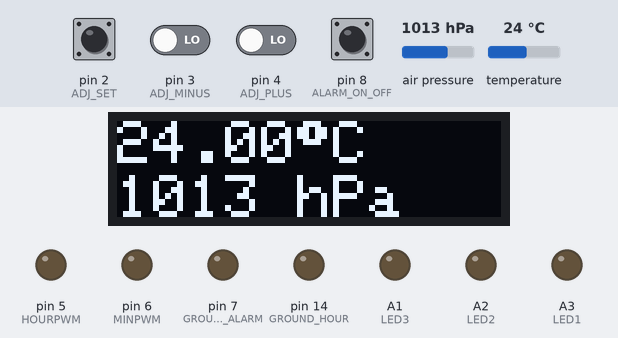
The sketch below on a simulated Arduino Uno, built with avr-gcc and run on an emulated ATmega328P. On the bench: 128×32 one-colour display, output pins drawn as LEDs (lit = HIGH). Dashed ring = blinking. The inputs (shaded band) are chosen by the test bench; at power-on: pin 8 (ALARM_ON_OFF) HIGH, pin 2 (ADJ_SET), pin 3 (ADJ_MINUS), pin 4 (ADJ_PLUS) LOW, air pressure 1013 hPa, temperature 24 °C. The local clock reads 2024-03-15 10:24:30 at power-on unless the sketch sets it; what the sketch prints to the serial monitor is not drawn.

Above: at 1.6 s.
1.7 s: pin 2 (ADJ_SET) pulled HIGH for 3.2 s
At 5.8 s:
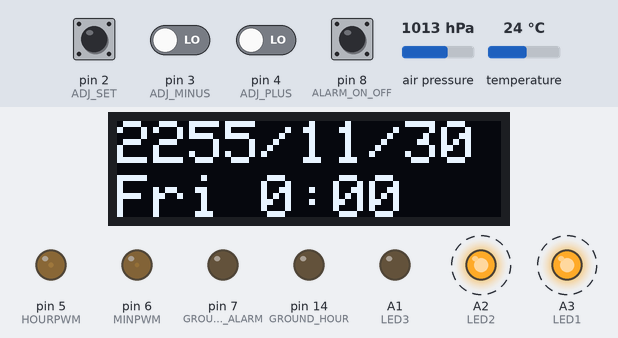
6.4 s: pin 8 (ALARM_ON_OFF) pulled LOW for 0.5 s
At 10.3 s:
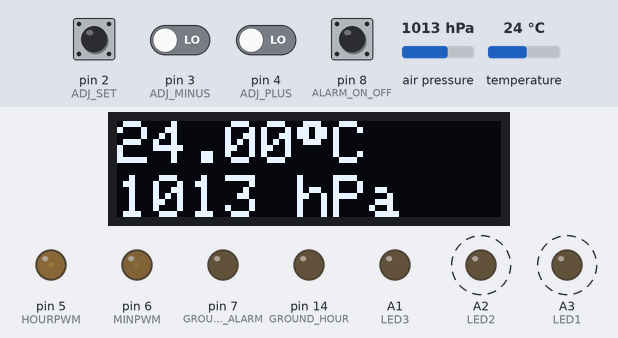
10.7 s: pin 2 (ADJ_SET) pulled HIGH for 0.5 s
At 11.8 s:
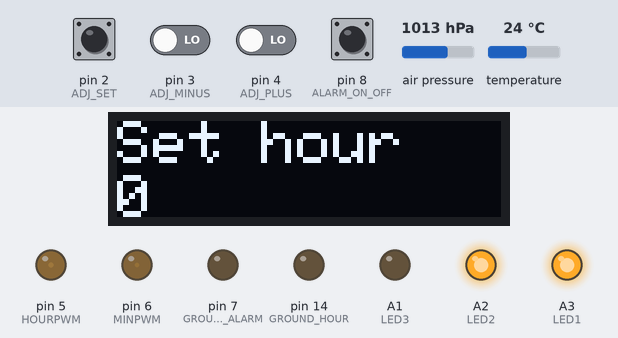
12.7 s: pin 3 (ADJ_MINUS) driven HIGH
At 13.14 s:
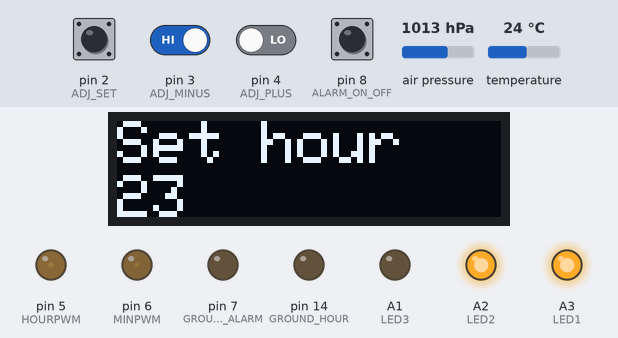
14.4 s: pin 4 (ADJ_PLUS) driven HIGH
At 16.1 s:
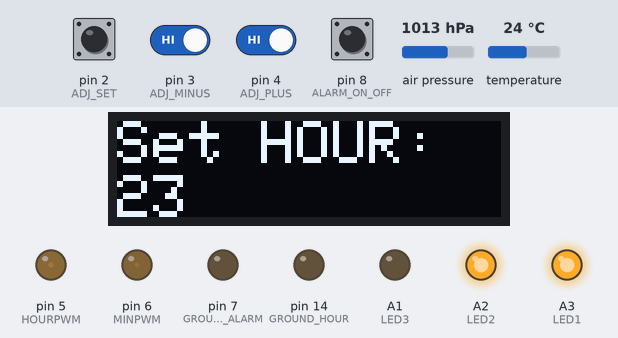
17.0 s: pin 3 (ADJ_MINUS) driven LOW
At 17.18 s:
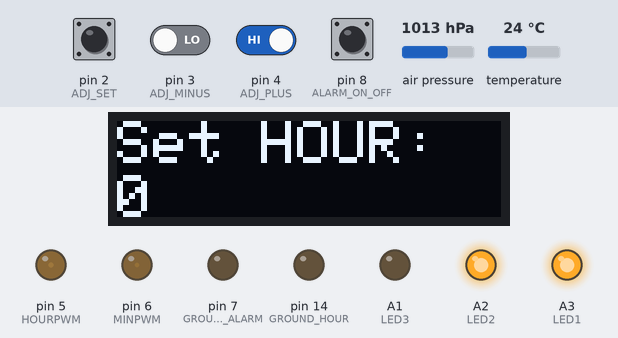
Timing chart, 0 to 20.0 s (numbered marks = the images above; inputs shaded):
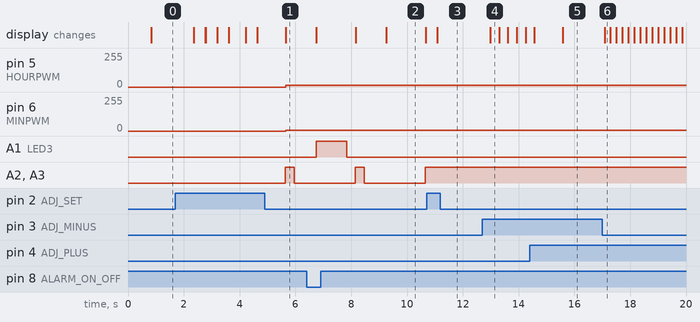

Measured:
- after the input at 1.7 s, pin 5 (HOURPWM): 0/255 → 13/255 after 4.0 s; pin 6 (MINPWM): 0/255 → 4/255 after 4.0 s; the display: first changes after 0.65 s (image 1 shows a later state)
- after the input at 6.4 s, A1 (LED3): LOW → HIGH after 0.35 s, → LOW 1.1 s later
- after the input at 10.7 s, A2 (LED2), A3 (LED1): stays HIGH (without the input it goes to LOW after 0.27 s); the display: changes after 0.39 s (image 3)
- after the input at 12.7 s, the display: changes after 0.28 s (image 4)
- after the input at 14.4 s, the display: first changes after 0.16 s (image 5 shows a later state)
- after the input at 17.0 s, the display: changes after 0.08 s (image 6)
- what the display in image 2 shows lasts 1.4 s, from 9.3 s to 10.7 s

The sketch:

PanelMeterClock_v1.1.ino
```cpp
/*


   Clock Display for PSC Lab in Military University of Technology


  @by Jakub Kołodziej


 */

#include <Wire.h>
#include <RTClib.h>
#include <Adafruit_SSD1306.h>
#include <OneWire.h>
#include <DallasTemperature.h>
#include <Adafruit_BMP085.h>
#include <EEPROM.h>

#define SCREEN_WIDTH 128 // OLED display width, in pixels
#define SCREEN_HEIGHT 32 // OLED display height, in pixels

#define OLED_RESET     -1 // Reset pin # (or -1 if sharing Arduino reset pin)
#define SCREEN_ADDRESS 0x3C ///< See datasheet for Address; 0x3D for 128x64, 0x3C for 128x32
Adafruit_SSD1306 display(SCREEN_WIDTH, SCREEN_HEIGHT, &Wire, OLED_RESET);

RTC_DS1307 rtc;

//define mbp180
Adafruit_BMP085 bmp;

/*************************DS18B20 temperature settings****************************/
// Data wire is plugged into pin 2 on the Arduino
#define ONE_WIRE_BUS 9
/********************************************************************/
// Setup a oneWire instance to communicate with any OneWire devices
// (not just Maxim/Dallas temperature ICs)
OneWire oneWire(ONE_WIRE_BUS);
/********************************************************************/
// Pass our oneWire reference to Dallas Temperature.
DallasTemperature sensors(&oneWire);
/********************************************************************/

// define pins usage
#define HOURPWM 5    //hour pwm out
#define MINPWM  6    //minutes pwm out

#define ADJ_SET 2    // Button SET MENU
#define ADJ_MINUS 3  // Button -
#define ADJ_PLUS  4  // Button +

#define ALARM_ON_OFF 8 //pin to set on/off of the alarm

// // buzzer pin
// #define BUZZER 10

// leds pins
#define LED1 A3
#define LED2 A2
#define LED3 A1

//pin to set ground to the analog hour display
#define GROUND_HOUR 14

//pin to set ground to the alarm pin
#define GROUND_ALARM 7

//other variables
unsigned long previousMillis = 0;
const long interval = 2000;

uint8_t alarmHours = 0, alarmMinutes = 0;  // Holds the current alarm time

//variables for setting the rtc data
int hourupg;
int minupg;
int yearupg;
int monthupg;
int dayupg;
int menu = 0;

//char days of the week
char daysOfTheWeek[7][12] = {"Sun", "Mon", "Tue", "Wed", "Thu", "Fri", "Sat"};

DateTime theTime; 			// Current clock time

// PWM values for hours 0 to 12

byte hPwm[] = {
	13, 33, 51, 70, 89, 108, 126, 145, 164, 183, 203, 222, 241
};

// PWM values for Minuets 0 to 59

byte mPwm[] = {
	  4,   7,  11,  15,  20,  23,  28,  31,  35,  39,
	 42,  47,  51,  54,  58,  62,  66,  70,  74,  78,
	 82,  86,  90,  94,  97, 101, 105, 109, 113, 117,
	120, 124, 128, 132, 137, 141, 145, 149, 154, 158,
	161, 165, 169, 173, 177, 181, 185, 189, 193, 197,
	201, 205, 209, 213, 217, 221, 225, 229, 233, 237
};


//notes for alarm song

#define NOTE_B0  31
#define NOTE_C1  33
#define NOTE_CS1 35
#define NOTE_D1  37
#define NOTE_DS1 39
#define NOTE_E1  41
#define NOTE_F1  44
#define NOTE_FS1 46
#define NOTE_G1  49
#define NOTE_GS1 52
#define NOTE_A1  55
#define NOTE_AS1 58
#define NOTE_B1  62
#define NOTE_C2  65
#define NOTE_CS2 69
#define NOTE_D2  73
#define NOTE_DS2 78
#define NOTE_E2  82
#define NOTE_F2  87
#define NOTE_FS2 93
#define NOTE_G2  98
#define NOTE_GS2 104
#define NOTE_A2  110
#define NOTE_AS2 117
#define NOTE_B2  123
#define NOTE_C3  131
#define NOTE_CS3 139
#define NOTE_D3  147
#define NOTE_DS3 156
#define NOTE_E3  165
#define NOTE_F3  175
#define NOTE_FS3 185
#define NOTE_G3  196
#define NOTE_GS3 208
#define NOTE_A3  220
#define NOTE_AS3 233
#define NOTE_B3  247
#define NOTE_C4  262
#define NOTE_CS4 277
#define NOTE_D4  294
#define NOTE_DS4 311
#define NOTE_E4  330
#define NOTE_F4  349
#define NOTE_FS4 370
#define NOTE_G4  392
#define NOTE_GS4 415
#define NOTE_A4  440
#define NOTE_AS4 466
#define NOTE_B4  494
#define NOTE_C5  523
#define NOTE_CS5 554
#define NOTE_D5  587
#define NOTE_DS5 622
#define NOTE_E5  659
#define NOTE_F5  698
#define NOTE_FS5 740
#define NOTE_G5  784
#define NOTE_GS5 831
#define NOTE_A5  880
#define NOTE_AS5 932
#define NOTE_B5  988
#define NOTE_C6  1047
#define NOTE_CS6 1109
#define NOTE_D6  1175
#define NOTE_DS6 1245
#define NOTE_E6  1319
#define NOTE_F6  1397
#define NOTE_FS6 1480
#define NOTE_G6  1568
#define NOTE_GS6 1661
#define NOTE_A6  1760
#define NOTE_AS6 1865
#define NOTE_B6  1976
#define NOTE_C7  2093
#define NOTE_CS7 2217
#define NOTE_D7  2349
#define NOTE_DS7 2489
#define NOTE_E7  2637
#define NOTE_F7  2794
#define NOTE_FS7 2960
#define NOTE_G7  3136
#define NOTE_GS7 3322
#define NOTE_A7  3520
#define NOTE_AS7 3729
#define NOTE_B7  3951
#define NOTE_C8  4186
#define NOTE_CS8 4435
#define NOTE_D8  4699
#define NOTE_DS8 4978
#define REST      0


// change this to make the song slower or faster
int tempo = 76;

// change this to whichever pin you want to use
int buzzer = 10;

// notes of the moledy followed by the duration.
// a 4 means a quarter note, 8 an eighteenth , 16 sixteenth, so on
// !!negative numbers are used to represent dotted notes,
// so -4 means a dotted quarter note, that is, a quarter plus an eighteenth!!
int melody[] = {

  // Wiegenlied (Brahms' Lullaby)
  // Score available at https://www.flutetunes.com/tunes.php?id=54

  NOTE_G4, 4, NOTE_G4, 4, //1
  NOTE_AS4, -4, NOTE_G4, 8, NOTE_G4, 4,
  NOTE_AS4, 4, REST, 4, NOTE_G4, 8, NOTE_AS4, 8,
  NOTE_DS5, 4, NOTE_D5, -4, NOTE_C5, 8,
  NOTE_C5, 4, NOTE_AS4, 4, NOTE_F4, 8, NOTE_G4, 8,
  NOTE_GS4, 4, NOTE_F4, 4, NOTE_F4, 8, NOTE_G4, 8,
  NOTE_GS4, 4, REST, 4, NOTE_F4, 8, NOTE_GS4, 8,
  NOTE_D5, 8, NOTE_C5, 8, NOTE_AS4, 4, NOTE_D5, 4,

  NOTE_DS5, 4, REST, 4, NOTE_DS4, 8, NOTE_DS4, 8, //8
  NOTE_DS5, 2, NOTE_C5, 8, NOTE_GS4, 8,
  NOTE_AS4, 2, NOTE_G4, 8, NOTE_DS4, 8,
  NOTE_GS4, 4, NOTE_AS4, 4, NOTE_C5, 4,
  NOTE_AS4, 2, NOTE_DS4, 8, NOTE_DS4, 8,
  NOTE_DS5, 2, NOTE_C5, 8, NOTE_GS4, 8,
  NOTE_AS4, 2, NOTE_G4, 8, NOTE_DS4, 8,
  NOTE_AS4, 4, NOTE_G4, 4, NOTE_DS4, 4,
  NOTE_DS4, 2

};

// sizeof gives the number of bytes, each int valsmaue is composed of two bytes (16 bits)
// there are two values per note (pitch and duration), so for each note there are four bytes
int notes = sizeof(melody) / sizeof(melody[0]) / 2;

// this calculates the duration of a whole note in ms
int wholenote = (60000 * 4) / tempo;

int divider = 0, noteDuration = 0;


void setup() {
	//Serial for debugging
	Serial.begin(9600);
		// start clock
	Wire.begin();
	rtc.begin();

  if (! rtc.begin()) {
    Serial.println("Couldn't find RTC");
    Serial.flush();
    while (1) delay(10);
  }

if (! rtc.isrunning()) {
    Serial.println("RTC is NOT running, let's set the time!");
    // When time needs to be set on a new device, or after a power loss, the
    // following line sets the RTC to the date & time this sketch was compiled
    rtc.adjust(DateTime(F(__DATE__), F(__TIME__)));
    // This line sets the RTC with an explicit date & time, for example to set
    // January 21, 2014 at 3am you would call:
    // rtc.adjust(DateTime(2014, 1, 21, 3, 0, 0));
  }

	pinMode(HOURPWM, OUTPUT);			// hour pwm pin
	pinMode(MINPWM, OUTPUT);			// minute pwm pin

	pinMode(ADJ_SET, INPUT);
	pinMode(ADJ_MINUS, INPUT);
  pinMode(ADJ_PLUS, INPUT);
  pinMode(ALARM_ON_OFF, INPUT_PULLUP);

  pinMode(GROUND_HOUR, OUTPUT);
  pinMode(GROUND_ALARM, OUTPUT);

  pinMode(LED1, OUTPUT);
  pinMode(LED2, OUTPUT);
  pinMode(LED3, OUTPUT);


  pinMode(buzzer, OUTPUT);


//set the ground to the pin of the analog hour display
  digitalWrite(GROUND_HOUR, LOW);

//set the ground to the pin of the alarm
  digitalWrite(GROUND_ALARM, LOW);

  // SSD1306_SWITCHCAPVCC = generate display voltage from 3.3V internally
  if(!display.begin(SSD1306_SWITCHCAPVCC, SCREEN_ADDRESS)) {
    Serial.println(F("SSD1306 allocation failed"));
    for(;;); // Don't proceed, loop forever
  }

  // Show initial display buffer contents on the screen --
  // the library initializes this with an Adafruit splash screen.

  // Clear the buffer
  display.clearDisplay();
  display.setTextSize(2);
  display.setTextColor(WHITE);

 // Start up the library of temperature sensor
 sensors.begin();


//interrupt
attachInterrupt(digitalPinToInterrupt(2), read_adj_set, FALLING);

bmp.begin();


  //update alarm sets from eeprom

    alarmHours = EEPROM.read(1);
    alarmMinutes = EEPROM.read(16);


}
void loop() {


if(digitalRead(ADJ_MINUS)== HIGH && digitalRead(ADJ_PLUS)== HIGH)
  {
    display.setCursor(0, 0);
    display.print("SET ALARM");
    display.display();      // Show initial text
    delay(1000);
    display.clearDisplay();

    DisplaySetHourAll();
    DisplaySetMinuteAll();

    display.setCursor(0, 0);
    display.print("ALARM");
    display.setCursor(0, 18);
    display.print(alarmHours);
    display.print(":");
    display.print(alarmMinutes);
    display.display();      // Show initial text
    display.clearDisplay();
    delay(1500);
  }


//set the time with buttons
 if(digitalRead(ADJ_SET)==HIGH)
  {
   menu=menu+1;
   delay(100);
  }
// in which subroutine should we go?
  if (menu==0)
    {
     DisplayDateTime(); // void DisplayDateTime
     Alarm(); // Alarm control
    }
  if (menu==1)
    {
    DisplaySetHour();
    }
  if (menu==2)
    {
    DisplaySetMinute();
    }
  if (menu==3)
    {
    DisplaySetYear();
    }
  if (menu==4)
    {
    DisplaySetMonth();
    }
  if (menu==5)
    {
    DisplaySetDay();
    }
  if (menu==6)
    {
    StoreAgg();
    delay(500);
    menu=0;
    }
    delay(100);

}

void DisplayDateTime ()
{
// We show the current date and time
  DateTime now = rtc.now();

unsigned long currentMillis = millis();

if (currentMillis - previousMillis >= interval) {
  previousMillis = currentMillis;

    digitalWrite(LED1, HIGH);
    digitalWrite(LED2, HIGH);

    Serial.print(now.year(), DEC);
    Serial.print('/');
    Serial.print(now.month(), DEC);
    Serial.print('/');
    Serial.print(now.day(), DEC);
    Serial.print(" (");
    Serial.print(daysOfTheWeek[now.dayOfTheWeek()]);
    Serial.print(") ");
    Serial.print(now.hour(), DEC);
    Serial.print(':');
    Serial.print(now.minute(), DEC);
    Serial.print(':');
    Serial.print(now.second(), DEC);
    Serial.println();

    //display things
    display.setCursor(0, 0);
    display.print(now.year());
    display.print('/');
    display.print(now.month());
    display.print('/');
    display.print(now.day());
    display.setCursor(0, 18);
    display.print(daysOfTheWeek[now.dayOfTheWeek()]);
    display.print(" ");
    display.print(now.hour());
    display.print(':');

    //if the minute is less than 10 display "0" before the single numer of minute
    if(now.minute() < 10){
      display.print("0");
      display.print(now.minute());
    }
    else{
    display.print(now.minute());
    }


    display.display();      // Show initial text
    display.clearDisplay();


  analogWrite(HOURPWM, hPwm[now.hour()%12]);
	analogWrite(MINPWM, mPwm[now.minute()]);


  monthupg=now.month();
  yearupg=now.year();
}
else{

    digitalWrite(LED1, LOW);
    digitalWrite(LED2, LOW);

sensors.requestTemperatures();

Serial.println(sensors.getTempCByIndex(0));

    display.setCursor(0, 0);
    display.print(sensors.getTempCByIndex(0));
    display.print((char)247);
    display.print("C");
    display.setCursor(0, 18);
    display.print(bmp.readPressure()/100);
    display.print(" hPa");

    display.display();      // Show initial text
    display.clearDisplay();


}


}

void DisplaySetHour()
{
// time setting
    display.clearDisplay();
    display.setCursor(0, 0);
    display.print("Set hour");
    Serial.println("Set hour");

  DateTime now = rtc.now();
  if(digitalRead(ADJ_PLUS)==HIGH)
  {
    if(hourupg==23)
    {
      hourupg=0;
    }
    else
    {
      hourupg=hourupg+1;
    }
  }
   if(digitalRead(ADJ_MINUS)==HIGH)
  {
    if(hourupg==0)
    {
      hourupg=23;
    }
    else
    {
      hourupg=hourupg-1;
    }
  }
      display.setCursor(0, 18);
    display.print(hourupg);
    Serial.println(hourupg);
    display.display();
    delay(200);
    display.clearDisplay();
//
}

void DisplaySetMinute()
{
// Setting the minutes
    display.clearDisplay();
    display.setCursor(0, 0);
    display.print("Set minute");
    Serial.println("Set minute");
    display.display();

  if(digitalRead(ADJ_PLUS)==HIGH)
  {
    if (minupg==59)
    {
      minupg=0;
    }
    else
    {
      minupg=minupg+1;
    }
  }
   if(digitalRead(ADJ_MINUS)==HIGH)
  {
    if (minupg==0)
    {
      minupg=59;
    }
    else
    {
      minupg=minupg-1;
    }
  }

    display.setCursor(0, 18);
    display.print(minupg);
    Serial.println(minupg);
    display.display();
    delay(200);
    display.clearDisplay();
}

void DisplaySetYear()
{
// setting the year
    display.clearDisplay();
    display.setCursor(0, 0);
    display.print("Set year");
    Serial.println("Set year");

  if(digitalRead(ADJ_PLUS)==HIGH)
  {
    yearupg=yearupg+1;
  }
   if(digitalRead(ADJ_MINUS)==HIGH)
  {
    yearupg=yearupg-1;
  }
      display.setCursor(0, 18);
    display.print(yearupg);
    Serial.println(yearupg);
    display.display();
    delay(200);
    display.clearDisplay();
}

void DisplaySetMonth()
{
// Setting the month
    display.clearDisplay();
    display.setCursor(0, 0);
    display.print("Set month");
    Serial.println("Set month");
  if(digitalRead(ADJ_PLUS)==HIGH)
  {
    if (monthupg==12)
    {
      monthupg=1;
    }
    else
    {
      monthupg=monthupg+1;
    }
  }
   if(digitalRead(ADJ_MINUS)==HIGH)
  {
    if (monthupg==1)
    {
      monthupg=12;
    }
    else
    {
      monthupg=monthupg-1;
    }
  }
      display.setCursor(0, 18);
    display.print(monthupg);
    Serial.println(monthupg);
    display.display();
    delay(200);
    display.clearDisplay();  delay(200);
}

void DisplaySetDay()
{
// Setting the day
    display.clearDisplay();
    display.setCursor(0, 0);
    display.print("Set day");
    Serial.println("Set day");

  if(digitalRead(ADJ_PLUS)==HIGH)
  {
    if (dayupg==31)
    {
      dayupg=1;
    }
    else
    {
      dayupg=dayupg+1;
    }
  }
   if(digitalRead(ADJ_MINUS)==HIGH)
  {
    if (dayupg==1)
    {
      dayupg=31;
    }
    else
    {
      dayupg=dayupg-1;
    }
  }
    display.setCursor(0, 18);
    display.print(dayupg);
    Serial.println(dayupg);
    display.display();
    delay(200);
    display.clearDisplay();
}

void StoreAgg()
{
      display.clearDisplay();
    display.setCursor(0, 0);
    display.print("Saving...");
    Serial.println("Saving");
    display.setCursor(0, 18);
    display.print("That's all!");
    display.display();
    delay(200);
    display.clearDisplay();
  rtc.adjust(DateTime(yearupg,monthupg,dayupg,hourupg,minupg,0));
    delay(200);
}

void read_adj_set(){

}


////alarm////

void DisplaySetHourAll()// Setting the alarm minutes
{
  while(digitalRead(ADJ_SET)==LOW){


  if(digitalRead(ADJ_PLUS)==HIGH)
  {
    if(alarmHours==23)
    {
      alarmHours=0;
    }
    else
    {
      alarmHours=alarmHours+1;
    }
  }
   if(digitalRead(ADJ_MINUS)==HIGH)
  {
    if(alarmHours==0)
    {
      alarmHours=23;
    }
    else
    {
      alarmHours=alarmHours-1;
    }
  }
    display.setCursor(0, 0);
    display.print("Set HOUR:");
    display.setCursor(0, 18);
    display.print(alarmHours);

    display.display();      // Show initial text
    display.clearDisplay();
    delay(200);
 }
  EEPROM.write(1, alarmHours);
 delay(200);
}


void DisplaySetMinuteAll()// Setting the alarm minutes
 {
  while(digitalRead(ADJ_SET)==LOW){


  if(digitalRead(ADJ_PLUS)==HIGH)
  {
    if (alarmMinutes==59)
    {
      alarmMinutes=0;
    }
    else
    {
      alarmMinutes=alarmMinutes+1;
    }
  }
   if(digitalRead(ADJ_MINUS)==HIGH)
  {
    if (alarmMinutes==0)
    {
      alarmMinutes=59;
    }
    else
    {
      alarmMinutes=alarmMinutes-1;
    }
  }

    display.setCursor(0, 0);
    display.print("Set MIN:");
    display.setCursor(0, 18);
    display.print(alarmMinutes);

    display.display();      // Show initial text
    display.clearDisplay();
    delay(200);
 }
   EEPROM.write(16, alarmMinutes);
 delay(200);
}


void Alarm(){

  if (digitalRead(ALARM_ON_OFF)== HIGH)
    {
    // printAllOff();
     noTone (buzzer);
     digitalWrite(LED3,LOW);
     }
  if (digitalRead(ALARM_ON_OFF)== LOW)
    {

     //printAllOn();
     //led that state the alarm is on
    digitalWrite(LED3,HIGH);

       DateTime now = rtc.now();
     if ( (now.hour() == alarmHours) && (now.minute() == alarmMinutes) )
        {
        DateTime now = rtc.now();

        //  tone(BUZZER,880); //play the note
        //  delay (300);
        //  tone(BUZZER,698); //play the note
//-----------------------------------------------------------------------
          // iterate over the notes of the melody.
  // Remember, the array is twice the number of notes (notes + durations)
  for (int thisNote = 0; thisNote < notes * 2; thisNote = thisNote + 2) {

    // calculates the duration of each note
    divider = melody[thisNote + 1];
    if (divider > 0) {
      // regular note, just proceed
      noteDuration = (wholenote) / divider;
    } else if (divider < 0) {
      // dotted notes are represented with negative durations!!
      noteDuration = (wholenote) / abs(divider);
      noteDuration *= 1.5; // increases the duration in half for dotted notes
    }

    // we only play the note for 90% of the duration, leaving 10% as a pause
    tone(buzzer, melody[thisNote], noteDuration * 0.9);

    // Wait for the specief duration before playing the next note.
    delay(noteDuration);

    // stop the waveform generation before the next note.
    noTone(buzzer);
  }

  //----------------------------------------------------
        }
    else{
         noTone (buzzer);
        }

    }
    delay(200);
}
```
